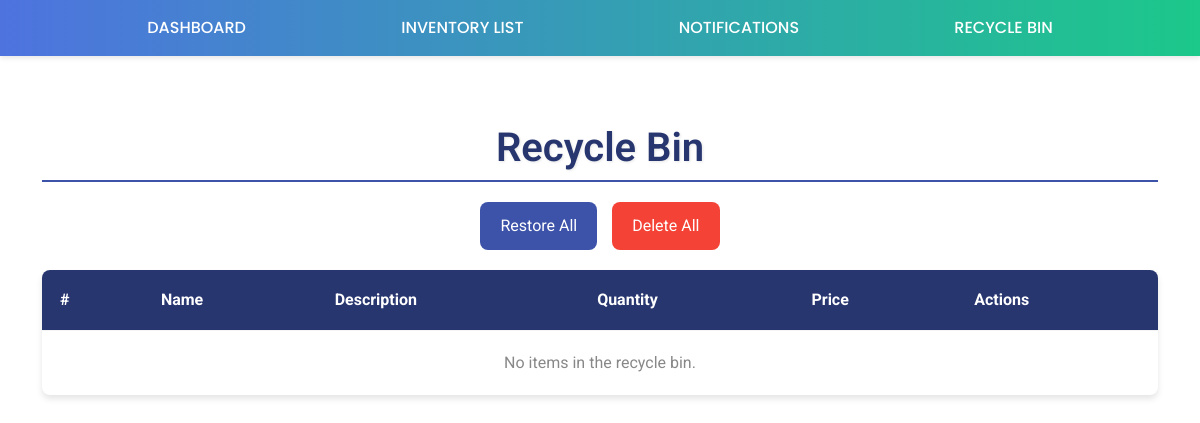
Before: /recycle_bin/ with the older database file.
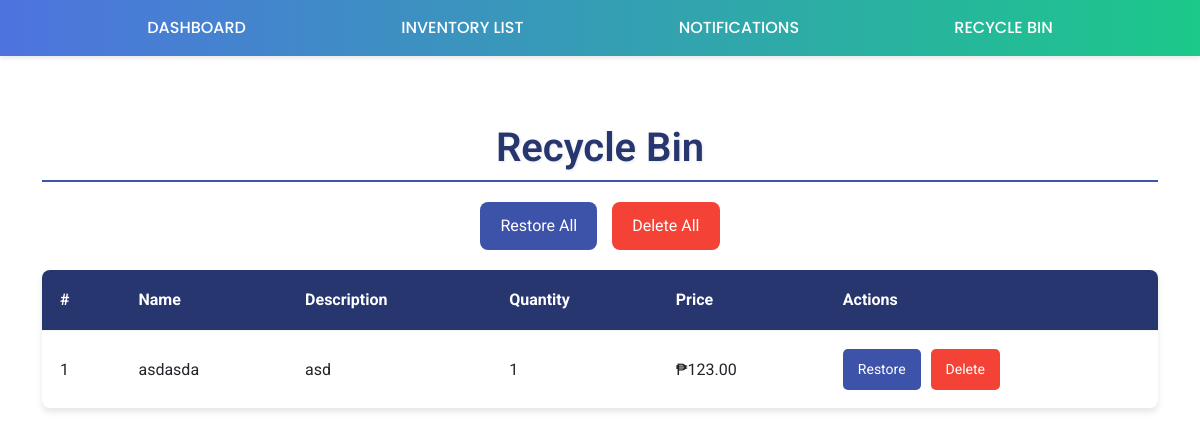
After: the same page with the newer database file.
### sampleapp/models.py (models this page shows, shortened)
class Item(models.Model):
    name = models.CharField(max_length=100)
    description = models.TextField(blank=True, null=True)
    quantity = models.PositiveIntegerField()
    price = models.DecimalField(max_digits=10, decimal_places=2)
    added_on = models.DateTimeField(auto_now_add=True)
    modified_at = models.DateTimeField(auto_now=True)  # Automatically updated on change
    created_at = models.DateTimeField(auto_now_add=True)
    is_deleted = models.BooleanField(default=False)  # Soft delete flag

### sampleproject/views.py (the view)
# urls.py: path('recycle_bin/', recycle_bin, name='recycle_bin'),
def recycle_bin(request):
    deleted_items = Item.objects.filter(is_deleted=True)
    return render(request, 'recycle_bin.html', {'deleted_items': deleted_items})

### sampleapp/templates/recycle_bin.html (shortened to what this page needs)
{% extends 'base.html' %}
{% block content %}
<h1 class="page-title">Recycle Bin</h1>
<div class="recycle-header">
    <div class="recycle-actions">
        <a href="{% url 'restore_all_items' %}">Restore All</a>
        <a href="{% url 'delete_all_items' %}" style="background-color: #f44336;">Delete All</a>
    </div>
</div>
<table>
    <thead>
        <tr>
            <th>#</th>
            <th>Name</th>
            <th>Description</th>
            <th>Quantity</th>
            <th>Price</th>
            <th>Actions</th>
        </tr>
    </thead>
    <tbody>
        {% for item in deleted_items %}
        <tr>
            <td>{{ forloop.counter }}</td>
            <td>{{ item.name }}</td>
            <td>{{ item.description }}</td>
            <td>{{ item.quantity }}</td>
            <td>₱{{ item.price|floatformat:2 }}</td>
            <td>
                <div class="action-buttons">
                    <a href="{% url 'restore_item' item.id %}">Restore</a>
                    <a href="{% url 'permanently_delete_item' item.id %}" class="btn-delete">Delete</a>
                </div>
            </td>
        </tr>
        {% empty %}
        <tr>
            <td colspan="6" style="text-align: center; padding: 20px; color: #888;">
                No items in the recycle bin.
            </td>
        </tr>
        {% endfor %}
    </tbody>
</table>
{% endblock %}

Changed rows visible on the page:
added Item: name "asdasda", description "asd", quantity "1", price "123.00"
Other visible differences:
text no longer shown: "No items in the recycle bin."
